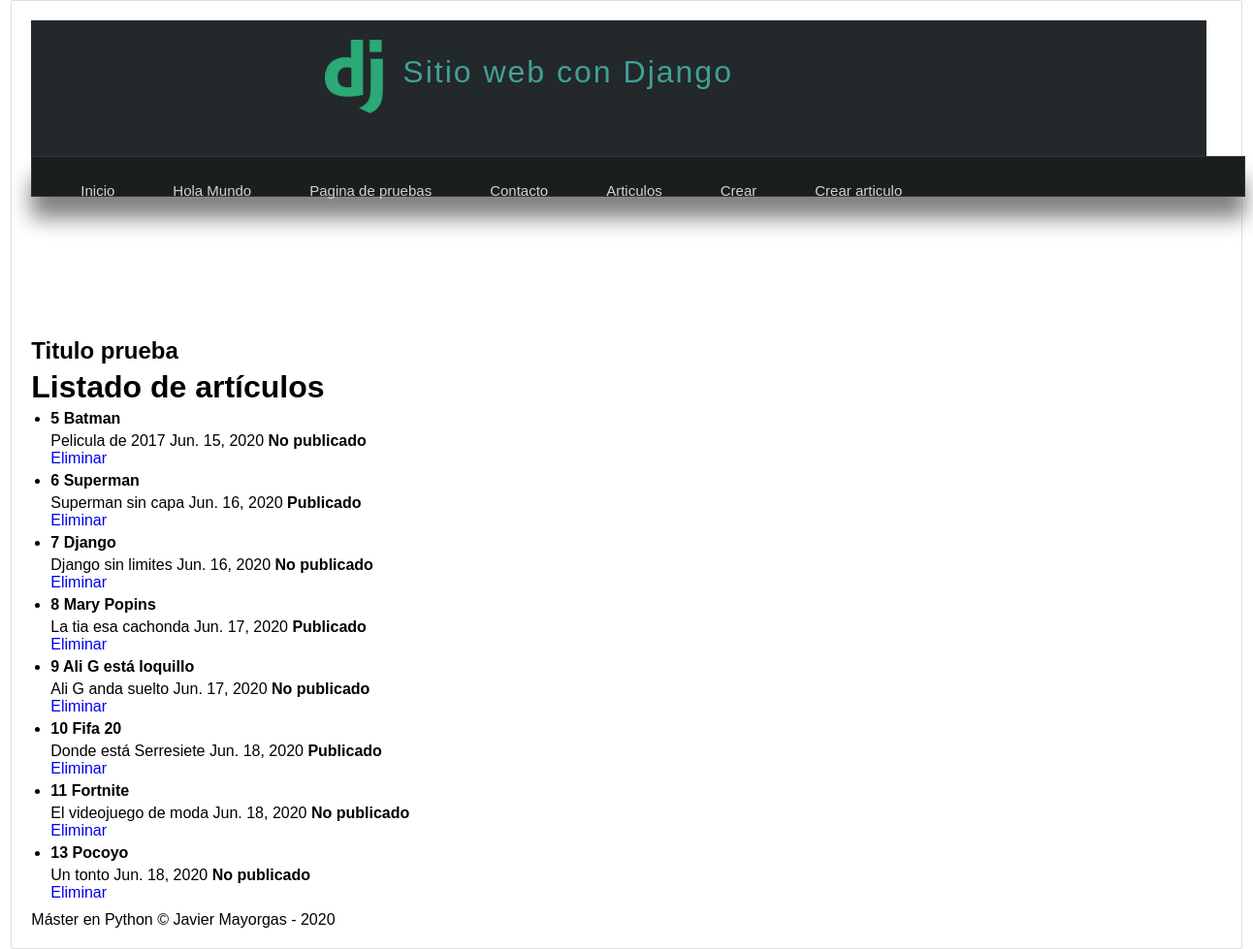
Page /articulos/ on the committed database.
### miapp/models.py (models this page shows, shortened)
class Article(models.Model):
    title = models.CharField(max_length=150, verbose_name = "Titulo")
    content = models.TextField( verbose_name = "Contenido")
    image = models.ImageField(default = 'null', verbose_name = "Miniatura", upload_to="articles")
    public = models.BooleanField( verbose_name = "Publicado")
    created_at = models.DateField(auto_now_add = True, verbose_name="Creado")
    updated_at = models.DateField(auto_now = True, verbose_name="Editado")
    class Meta:
        verbose_name = "Articulo"
        verbose_name_plural = "Articulos"
        ordering = ['id']

### miapp/views.py (the view)
# urls.py: path('articulos/', views.articulos, name = "articulos"),
def articulos(request):
    articulos = Article.objects.all()
    """
    articulos = Article.objects.filter(title__contains = "articulo")

    articulos = Article.objects.filter(
        public="True"
    ).exclude(public = False)

    articulos = Article.objects.raw("SELECT * FROM miapp_article WHERE title = 'Batman' ")

    articulos = Article.objects.filter(
        Q(title__contains = "art") | Q(public = True)
    )
    """
    return render(request, 'articulos.html', {
        'articulos': articulos
    })

### miapp/templates/articulos.html (shortened to what this page needs)
{% extends 'layout.html' %}
{% block content %}
<h1 class="title">Listado de artículos</h1>
<ul>
{% for articulo in articulos%}
    <li>
        <h4>{{articulo.id}} {{articulo.title}}</h4>
        <p>{{articulo.content}}
            <span>{{articulo.created_at}}</span>
            {% if articulo.public%}
                <strong>Publicado</strong>
            {%else%}
                <strong>No publicado</strong>
            {%endif%}
            <br/>
            <a href="{% url 'borrar' id=articulo.id %}">Eliminar</a>
        </p>
    </li>
{%endfor%}
</ul>
{% endblock %}

### miapp/templates/layout.html (shortened to what this page needs)
<DOCTYPE html>
<html lang="es">
    <head>
        {% load static %}
        <link rel="stylesheet" type="text/css" href="{% static 'css/styles.css'%}"/>
    </head>
    <body class="box">
        <header>
            <div id="logotipo">
                <img src="{%static  'images/logo.png' %}" />
                <h1>Sitio web con Django</h1>
            </div>
        </header>
        <nav>
            <ul>
                <li>
                    <a href="{% url 'inicio' %}">Inicio</a>
                </li>
                <li>
                    <a href="{% url 'hola_mundo' %}">Hola Mundo</a>
                </li>
                <li>
                    <a href="{% url 'pagina' %}">Pagina de pruebas</a>
                </li>
                <li>
                    <a href="{% url 'contact' 'Javier' 'Mayorgas' %}">Contacto</a>
                </li>
                <li>
                    <a href="{% url 'articulos' %}">Articulos</a>
                </li>
                <li>
                    <a href="{% url 'create' %}">Crear</a>
                </li>
                <li>
                    <a href="{% url 'create_full' %}">Crear articulo </a>
                </li>
            </ul>
        </nav>
        <div id="content">
            <h2 class="title">Titulo prueba</h2>
            {% block content %}{% endblock %}
        </div>
        <footer>
            Máster en Python &copy; Javier Mayorgas - {% now "Y" %}
        </footer>
    </body>
</html>

### miapp/static/css/styles.css (style rules this page uses)
* { margin: 0px; padding: 0px; font-family: sans-serif, Arial, Helvetica; text-decoration: none; }
p, h2, h3, ul { margin-top: 5px; margin-bottom: 5px; }
ul, ol { margin-left: 20px; margin-bottom: 10px; }
body { background-color: #F2F2F2; }
.box { background: white; width: 95%; min-height: 930px; padding: 20px; border: 1px solid #ddd; border-radius: 2px; margin: 0 auto; }
header { width: 1212px; height: 140px; background-color: #23282B; margin: 0 px auto; }
#logotipo { width: 50%; height: 140px; margin: 0 auto; }
#logotipo h1 { display: block; letter-spacing: 2px; font-weight: lighter; color: #42a096; float: left; letter-spacing: 2px; margin-left: 20px; margin-top: 35px; }
#logotipo img { display: block; width: 60px; float:left; margin-top:20px; }
nav { width: 1250px; height: 40px; background-color: #1B1E1F; border: 1px solid #333333; margin: 0 auto; box-shadow: 0px 22px 22px gray; font-size: 15px; margin-bottom: 145px; }
nav ul { list-style: none; text-decoration: none; }
nav ul li { line-height: 40px; float: left; padding-right: 20px; padding-left: 20px; }
nav ul li a { display: block; padding: 10px; padding-right: 10px; padding-left: 10px; color: #d1d4d6; }

### rows in the picture
Article: id "5", title "Batman", content "Pelicula de 2017", created_at "Jun. 15, 2020", public "No publicado"
Article: id "6", title "Superman", content "Superman sin capa", created_at "Jun. 16, 2020", public "Publicado"
Article: id "7", title "Django", content "Django sin limites", created_at "Jun. 16, 2020", public "No publicado"
Article: id "8", title "Mary Popins", content "La tia esa cachonda", created_at "Jun. 17, 2020", public "Publicado"
Article: id "9", title "Ali G está loquillo", content "Ali G anda suelto", created_at "Jun. 17, 2020", public "No publicado"
Article: id "10", title "Fifa 20", content "Donde está Serresiete", created_at "Jun. 18, 2020", public "Publicado"
Article: id "11", title "Fortnite", content "El videojuego de moda", created_at "Jun. 18, 2020", public "No publicado"
Article: id "13", title "Pocoyo", content "Un tonto", created_at "Jun. 18, 2020", public "No publicado"
